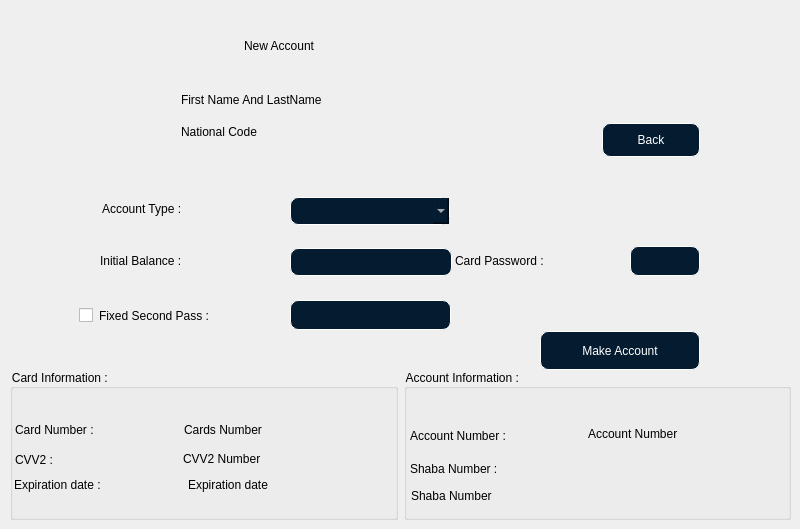
<?xml version="1.0" encoding="UTF-8"?>
<ui version="4.0">
 <class>NewAccountForm</class>
 <widget class="QWidget" name="NewAccountForm">
  <property name="geometry">
   <rect>
    <x>0</x>
    <y>0</y>
    <width>800</width>
    <height>529</height>
   </rect>
  </property>
  <property name="minimumSize">
   <size>
    <width>800</width>
    <height>529</height>
   </size>
  </property>
  <property name="maximumSize">
   <size>
    <width>800</width>
    <height>529</height>
   </size>
  </property>
  <property name="windowTitle">
   <string>Form</string>
  </property>
  <widget class="QPushButton" name="backPushButton">
   <property name="geometry">
    <rect>
     <x>602</x>
     <y>123</y>
     <width>98</width>
     <height>34</height>
    </rect>
   </property>
   <property name="cursor">
    <cursorShape>PointingHandCursor</cursorShape>
   </property>
   <property name="styleSheet">
    <string notr="true">background-color: rgb(4, 27, 48);
color: rgb(255, 255, 255);
font: 12pt &quot;Hyogo&quot;;
border-radius : 8px;
border : 1px solid #ffffff;
</string>
   </property>
   <property name="text">
    <string>Back</string>
   </property>
  </widget>
  <widget class="QLabel" name="newAccountLabel">
   <property name="geometry">
    <rect>
     <x>244</x>
     <y>15</y>
     <width>350</width>
     <height>61</height>
    </rect>
   </property>
   <property name="styleSheet">
    <string notr="true">color: rgb(0, 0, 0);
font:700 33pt &quot;Hyogo&quot;;</string>
   </property>
   <property name="text">
    <string>New Account</string>
   </property>
  </widget>
  <widget class="QLabel" name="accountTypeLabel">
   <property name="geometry">
    <rect>
     <x>102</x>
     <y>188</y>
     <width>190</width>
     <height>41</height>
    </rect>
   </property>
   <property name="styleSheet">
    <string notr="true">
color: rgb(0, 0, 0);
font: 16pt &quot;Hyogo&quot;;
</string>
   </property>
   <property name="text">
    <string>Account Type : </string>
   </property>
  </widget>
  <widget class="QLabel" name="nationalCodeLabel_3">
   <property name="geometry">
    <rect>
     <x>100</x>
     <y>245</y>
     <width>190</width>
     <height>31</height>
    </rect>
   </property>
   <property name="styleSheet">
    <string notr="true">
color: rgb(0, 0, 0);
font: 16pt &quot;Hyogo&quot;;
</string>
   </property>
   <property name="text">
    <string>Initial Balance : </string>
   </property>
  </widget>
  <widget class="QComboBox" name="accountTypeComboBox">
   <property name="geometry">
    <rect>
     <x>290</x>
     <y>197</y>
     <width>160</width>
     <height>28</height>
    </rect>
   </property>
   <property name="styleSheet">
    <string notr="true">background-color: rgb(4, 27, 48);
color: rgb(255, 255, 255);
font: 10pt &quot;Hyogo&quot;;
border-radius : 8px;
border : 1px solid #ffffff;
</string>
   </property>
   <item>
    <property name="text">
     <string/>
    </property>
   </item>
   <item>
    <property name="text">
     <string>Saving Account</string>
    </property>
   </item>
   <item>
    <property name="text">
     <string>Loan Account</string>
    </property>
   </item>
   <item>
    <property name="text">
     <string>Checking Account</string>
    </property>
   </item>
  </widget>
  <widget class="QLineEdit" name="intialBalanceLineEdit">
   <property name="geometry">
    <rect>
     <x>290</x>
     <y>248</y>
     <width>162</width>
     <height>28</height>
    </rect>
   </property>
   <property name="styleSheet">
    <string notr="true">color: rgb(255, 255, 255);
background-color: rgb(4, 27, 48);
border-radius : 8px;
border : 1px solid #ffffff;
font: 10pt &quot;Hyogo&quot;;
cursor : text;
padding: 2px 5px
</string>
   </property>
  </widget>
  <widget class="QPushButton" name="makeAccountPushButton">
   <property name="geometry">
    <rect>
     <x>540</x>
     <y>331</y>
     <width>160</width>
     <height>39</height>
    </rect>
   </property>
   <property name="cursor">
    <cursorShape>PointingHandCursor</cursorShape>
   </property>
   <property name="styleSheet">
    <string notr="true">background-color: rgb(4, 27, 48);
color: rgb(255, 255, 255);
font: 12pt &quot;Hyogo&quot;;
border-radius : 8px;
border : 1px solid #ffffff;
</string>
   </property>
   <property name="text">
    <string>Make Account</string>
   </property>
  </widget>
  <widget class="QWidget" name="horizontalLayoutWidget_2">
   <property name="geometry">
    <rect>
     <x>10</x>
     <y>369</y>
     <width>781</width>
     <height>151</height>
    </rect>
   </property>
   <layout class="QHBoxLayout" name="groupBoxesLayout">
    <item>
     <widget class="QGroupBox" name="cardInformationGroupBox">
      <property name="styleSheet">
       <string notr="true">color: rgb(0, 0, 0);
font: 16pt &quot;Hyogo&quot;;</string>
      </property>
      <property name="title">
       <string>Card Information : </string>
      </property>
      <widget class="QLabel" name="cardsNumberLabelEdit">
       <property name="geometry">
        <rect>
         <x>174</x>
         <y>45</y>
         <width>211</width>
         <height>31</height>
        </rect>
       </property>
       <property name="styleSheet">
        <string notr="true">color: rgb(0, 0, 0);
font: 12pt &quot;Hyogo&quot;;
</string>
       </property>
       <property name="text">
        <string>Cards Number</string>
       </property>
      </widget>
      <widget class="QLabel" name="cardsNumberLabel">
       <property name="geometry">
        <rect>
         <x>5</x>
         <y>45</y>
         <width>161</width>
         <height>31</height>
        </rect>
       </property>
       <property name="styleSheet">
        <string notr="true">

color: rgb(0, 0, 0);
font: 700 12pt &quot;Hyogo&quot;;
</string>
       </property>
       <property name="text">
        <string>Card Number : </string>
       </property>
      </widget>
      <widget class="QLabel" name="cvv2Label">
       <property name="geometry">
        <rect>
         <x>5</x>
         <y>75</y>
         <width>161</width>
         <height>31</height>
        </rect>
       </property>
       <property name="styleSheet">
        <string notr="true">

color: rgb(0, 0, 0);
font: 700 12pt &quot;Hyogo&quot;;
</string>
       </property>
       <property name="text">
        <string>CVV2 : </string>
       </property>
      </widget>
      <widget class="QLabel" name="cvv2LabelEdit">
       <property name="geometry">
        <rect>
         <x>173</x>
         <y>74</y>
         <width>131</width>
         <height>31</height>
        </rect>
       </property>
       <property name="styleSheet">
        <string notr="true">color: rgb(0, 0, 0);
font: 12pt &quot;Hyogo&quot;;
</string>
       </property>
       <property name="text">
        <string>CVV2 Number</string>
       </property>
      </widget>
      <widget class="QLabel" name="exparationDateLabel">
       <property name="geometry">
        <rect>
         <x>4</x>
         <y>100</y>
         <width>181</width>
         <height>31</height>
        </rect>
       </property>
       <property name="styleSheet">
        <string notr="true">

color: rgb(0, 0, 0);
font: 700 12pt &quot;Hyogo&quot;;
</string>
       </property>
       <property name="text">
        <string>Expiration date : </string>
       </property>
      </widget>
      <widget class="QLabel" name="exparationDateLabelEdit">
       <property name="geometry">
        <rect>
         <x>178</x>
         <y>100</y>
         <width>140</width>
         <height>31</height>
        </rect>
       </property>
       <property name="styleSheet">
        <string notr="true">color: rgb(0, 0, 0);
font: 12pt &quot;Hyogo&quot;;
</string>
       </property>
       <property name="text">
        <string>Expiration date</string>
       </property>
      </widget>
     </widget>
    </item>
    <item>
     <widget class="QGroupBox" name="accountInformationGroupBox">
      <property name="styleSheet">
       <string notr="true">color: rgb(0, 0, 0);
font: 16pt &quot;Hyogo&quot;;</string>
      </property>
      <property name="title">
       <string>Account Information : </string>
      </property>
      <widget class="QLabel" name="accountNumberLabelEdit">
       <property name="geometry">
        <rect>
         <x>184</x>
         <y>49</y>
         <width>211</width>
         <height>31</height>
        </rect>
       </property>
       <property name="styleSheet">
        <string notr="true">color: rgb(0, 0, 0);
font: 12pt &quot;Hyogo&quot;;
</string>
       </property>
       <property name="text">
        <string>Account Number</string>
       </property>
      </widget>
      <widget class="QLabel" name="accountNumberLabel">
       <property name="geometry">
        <rect>
         <x>6</x>
         <y>51</y>
         <width>181</width>
         <height>31</height>
        </rect>
       </property>
       <property name="styleSheet">
        <string notr="true">

color: rgb(0, 0, 0);
font: 700 12pt &quot;Hyogo&quot;;
</string>
       </property>
       <property name="text">
        <string>Account Number : </string>
       </property>
      </widget>
      <widget class="QLabel" name="shabaNumberLabel">
       <property name="geometry">
        <rect>
         <x>6</x>
         <y>84</y>
         <width>161</width>
         <height>31</height>
        </rect>
       </property>
       <property name="styleSheet">
        <string notr="true">

color: rgb(0, 0, 0);
font: 700 12pt &quot;Hyogo&quot;;
</string>
       </property>
       <property name="text">
        <string>Shaba Number : </string>
       </property>
      </widget>
      <widget class="QLabel" name="shabaNumberLabelEdit">
       <property name="geometry">
        <rect>
         <x>7</x>
         <y>111</y>
         <width>381</width>
         <height>31</height>
        </rect>
       </property>
       <property name="styleSheet">
        <string notr="true">color: rgb(0, 0, 0);
font: 12pt &quot;Hyogo&quot;;
</string>
       </property>
       <property name="text">
        <string>Shaba Number</string>
       </property>
      </widget>
     </widget>
    </item>
   </layout>
  </widget>
  <widget class="QLabel" name="label">
   <property name="geometry">
    <rect>
     <x>0</x>
     <y>0</y>
     <width>800</width>
     <height>529</height>
    </rect>
   </property>
   <property name="text">
    <string/>
   </property>
   <property name="pixmap">
    <pixmap resource="background.qrc">:/image/Better Template Forms.jpg</pixmap>
   </property>
  </widget>
  <widget class="QLabel" name="initialBalanceErrorLabel">
   <property name="geometry">
    <rect>
     <x>100</x>
     <y>277</y>
     <width>345</width>
     <height>20</height>
    </rect>
   </property>
   <property name="styleSheet">
    <string notr="true">font: 9pt &quot;Hyogo&quot;;
color: rgb(255, 73, 73);</string>
   </property>
   <property name="text">
    <string/>
   </property>
  </widget>
  <widget class="QCheckBox" name="secondFixedPasswordCheckBox">
   <property name="geometry">
    <rect>
     <x>79</x>
     <y>300</y>
     <width>21</width>
     <height>31</height>
    </rect>
   </property>
   <property name="styleSheet">
    <string notr="true"/>
   </property>
   <property name="text">
    <string/>
   </property>
  </widget>
  <widget class="QLineEdit" name="cardPsswordLineEdit">
   <property name="geometry">
    <rect>
     <x>630</x>
     <y>246</y>
     <width>70</width>
     <height>30</height>
    </rect>
   </property>
   <property name="styleSheet">
    <string notr="true">color: rgb(255, 255, 255);
background-color: rgb(4, 27, 48);
border-radius : 8px;
border : 1px solid #ffffff;
font: 10pt &quot;Hyogo&quot;;
cursor : text;
padding: 2px 5px
</string>
   </property>
  </widget>
  <widget class="QLabel" name="nationalCodeLabel_4">
   <property name="geometry">
    <rect>
     <x>455</x>
     <y>245</y>
     <width>170</width>
     <height>31</height>
    </rect>
   </property>
   <property name="styleSheet">
    <string notr="true">
color: rgb(0, 0, 0);
font: 14pt &quot;Hyogo&quot;;
</string>
   </property>
   <property name="text">
    <string>Card Password : </string>
   </property>
  </widget>
  <widget class="QLineEdit" name="secondFixedPasswordLineEdit">
   <property name="geometry">
    <rect>
     <x>290</x>
     <y>300</y>
     <width>161</width>
     <height>30</height>
    </rect>
   </property>
   <property name="styleSheet">
    <string notr="true">color: rgb(255, 255, 255);
background-color: rgb(4, 27, 48);
border-radius : 8px;
border : 1px solid #ffffff;
font: 10pt &quot;Hyogo&quot;;
cursor : text;
padding: 2px 5px
</string>
   </property>
   <property name="text">
    <string/>
   </property>
  </widget>
  <widget class="QLabel" name="cardPasswordErrorLabel">
   <property name="geometry">
    <rect>
     <x>460</x>
     <y>276</y>
     <width>233</width>
     <height>20</height>
    </rect>
   </property>
   <property name="styleSheet">
    <string notr="true">font: 9pt &quot;Hyogo&quot;;
color: rgb(255, 73, 73);</string>
   </property>
   <property name="text">
    <string/>
   </property>
  </widget>
  <widget class="QLabel" name="secondFixedPasswordErrorLabel">
   <property name="geometry">
    <rect>
     <x>103</x>
     <y>330</y>
     <width>200</width>
     <height>20</height>
    </rect>
   </property>
   <property name="styleSheet">
    <string notr="true">font: 9pt &quot;Hyogo&quot;;
color: rgb(255, 73, 73);</string>
   </property>
   <property name="text">
    <string/>
   </property>
  </widget>
  <widget class="QLabel" name="accountTypeComboBoxErrorLabel">
   <property name="geometry">
    <rect>
     <x>291</x>
     <y>223</y>
     <width>260</width>
     <height>20</height>
    </rect>
   </property>
   <property name="styleSheet">
    <string notr="true">font: 9pt &quot;Hyogo&quot;;
color: rgb(255, 73, 73);</string>
   </property>
   <property name="text">
    <string/>
   </property>
  </widget>
  <widget class="QLabel" name="accountLimitError">
   <property name="geometry">
    <rect>
     <x>315</x>
     <y>342</y>
     <width>220</width>
     <height>21</height>
    </rect>
   </property>
   <property name="styleSheet">
    <string notr="true">font: 9pt &quot;Hyogo&quot;;
color: rgb(255, 73, 73);</string>
   </property>
   <property name="text">
    <string/>
   </property>
  </widget>
  <widget class="QLabel" name="nationalCodeLabel">
   <property name="geometry">
    <rect>
     <x>181</x>
     <y>116</y>
     <width>121</width>
     <height>31</height>
    </rect>
   </property>
   <property name="styleSheet">
    <string notr="true">color: rgb(0, 0, 0);
font: 11pt &quot;Hyogo&quot;;</string>
   </property>
   <property name="text">
    <string>National Code</string>
   </property>
  </widget>
  <widget class="QLabel" name="firstNameLabel">
   <property name="geometry">
    <rect>
     <x>181</x>
     <y>75</y>
     <width>261</width>
     <height>49</height>
    </rect>
   </property>
   <property name="styleSheet">
    <string notr="true">color: rgb(0, 0, 0);
font: 14pt &quot;Hyogo&quot;;</string>
   </property>
   <property name="text">
    <string>First Name And LastName</string>
   </property>
  </widget>
  <widget class="QLabel" name="nationalCodeLabel_5">
   <property name="geometry">
    <rect>
     <x>99</x>
     <y>300</y>
     <width>200</width>
     <height>31</height>
    </rect>
   </property>
   <property name="styleSheet">
    <string notr="true">
color: rgb(0, 0, 0);
font: 14pt &quot;Hyogo&quot;;
</string>
   </property>
   <property name="text">
    <string>Fixed Second Pass :</string>
   </property>
  </widget>
  <zorder>label</zorder>
  <zorder>backPushButton</zorder>
  <zorder>newAccountLabel</zorder>
  <zorder>accountTypeLabel</zorder>
  <zorder>nationalCodeLabel_3</zorder>
  <zorder>accountTypeComboBox</zorder>
  <zorder>intialBalanceLineEdit</zorder>
  <zorder>makeAccountPushButton</zorder>
  <zorder>horizontalLayoutWidget_2</zorder>
  <zorder>initialBalanceErrorLabel</zorder>
  <zorder>secondFixedPasswordCheckBox</zorder>
  <zorder>cardPsswordLineEdit</zorder>
  <zorder>nationalCodeLabel_4</zorder>
  <zorder>secondFixedPasswordLineEdit</zorder>
  <zorder>cardPasswordErrorLabel</zorder>
  <zorder>secondFixedPasswordErrorLabel</zorder>
  <zorder>accountTypeComboBoxErrorLabel</zorder>
  <zorder>accountLimitError</zorder>
  <zorder>nationalCodeLabel</zorder>
  <zorder>firstNameLabel</zorder>
  <zorder>nationalCodeLabel_5</zorder>
 </widget>
 <resources>
  <include location="background.qrc"/>
 </resources>
 <connections/>
</ui>
